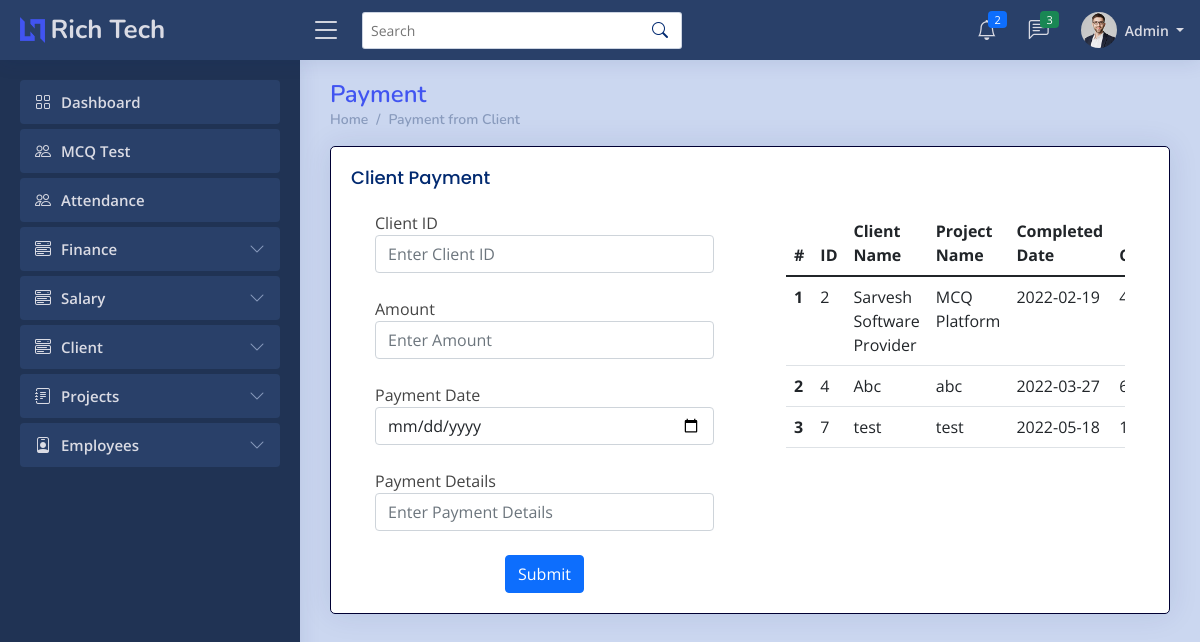
The page /admin/payment.php (signed in) on the database as committed earlier.
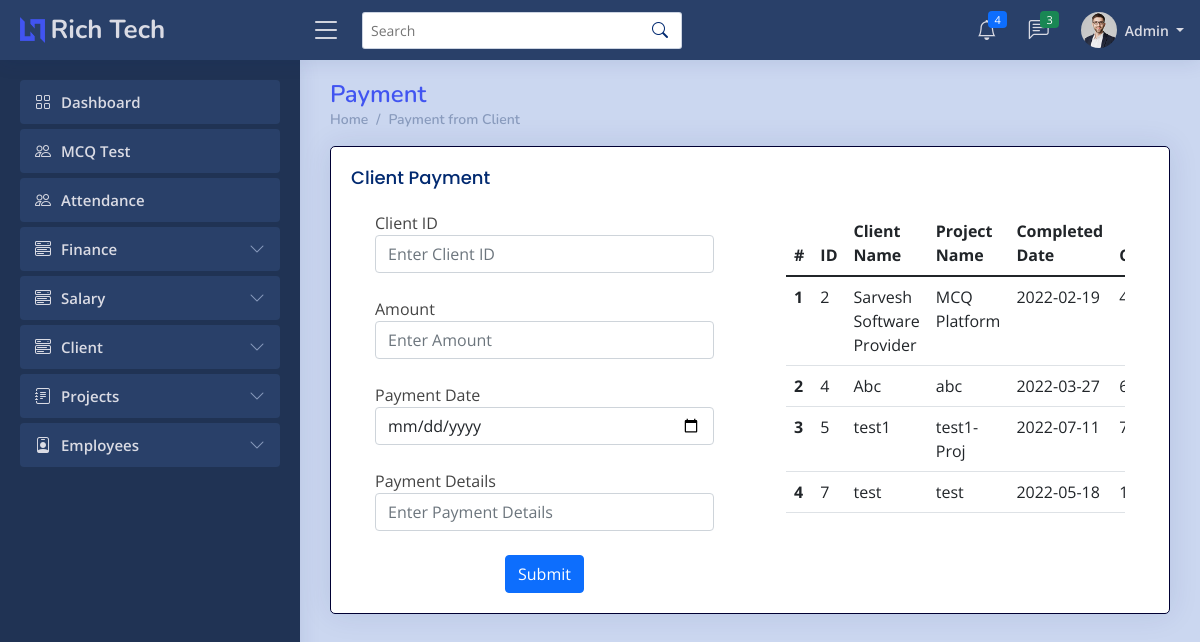
The same page on the database as committed later.
### tables this page shows
CREATE TABLE `clientt` (
  `Id` int(7) NOT NULL,
  `cname` varchar(255) NOT NULL,
  `pname` varchar(255) NOT NULL,
  `mobile` varchar(255) NOT NULL,
  `email` varchar(255) NOT NULL,
  `aaddress` varchar(10000) NOT NULL,
  `pdate` date NOT NULL,
  `ddate` date NOT NULL,
  `descrip` longtext NOT NULL,
  `pstatus` varchar(20) NOT NULL,
  `cdate` date DEFAULT NULL,
  `charges` int(7) NOT NULL,
  `received` date DEFAULT NULL
);

### admin/payment.php (the view, shortened to what the changed rows need)
<?php
    if ($_SESSION['erole']=="admin"){
?>
<!DOCTYPE html>
<html lang="en">
<head>
  <link href="../assets/vendor/bootstrap/css/bootstrap.min.css" rel="stylesheet">
  <link rel="stylesheet" href="../assets/vendor/bootstrap-icons/bootstrap-icons.css?v=<?php echo time(); ?>">
  <link href="../assets/vendor/boxicons/css/boxicons.min.css" rel="stylesheet">
  <link href="../assets/vendor/quill/quill.snow.css" rel="stylesheet">
  <link href="../assets/vendor/quill/quill.bubble.css" rel="stylesheet">
  <link href="../assets/vendor/remixicon/remixicon.css" rel="stylesheet">
  <link href="../assets/vendor/simple-datatables/style.css" rel="stylesheet">
  <link rel="stylesheet" href="../assets/css/style.css?v=<?php echo time(); ?>">
</head>
<body>
  <?php include 'imports/nav-admin.php'; ?>
  <main id="main" class="main">
    <div class="pagetitle">
      <h1><a href="payment.php">Payment</a></h1>
      <nav>
        <ol class="breadcrumb">
          <li class="breadcrumb-item"><a href="index.php">Home</a></li>
          <li class="breadcrumb-item active"><a href="payment.php">Payment from Client</a></li>
        </ol>
      </nav>
    </div>
    <section class="section">
      <div id="input" name="input" class="card">
        <div class="card-body">
          <h5 class="card-title">Client Payment</h5>
            <div class="row">
                <div class="col-md-6">
                    <div class="container jumbotron">
                    <form action="" method="post">
                        <div class="form-group">
                            <label for="client_id">Client ID</label>
                            <input type="text" class="form-control" id="client_id" name="client_id" placeholder="Enter Client ID">
                        </div><br>
                        <div class="form-group">
                            <label for="amount">Amount</label>
                            <input type="text" class="form-control" id="amount" name="amount" placeholder="Enter Amount">
                        </div><br>
                        <div class="form-group">
                            <label for="payment_date">Payment Date</label>
                            <input type="date" class="form-control" id="payment_date" name="payment_date" placeholder="Enter Payment Date">
                        </div><br>
                        <div class="form-group">
                            <label for="payment_details">Payment Details</label>
                            <input type="text" class="form-control" id="payment_details" name="payment_details" placeholder="Enter Payment Details">
                        </div><br>
                        <center><button type="submit" name="payment_entry" class="btn btn-primary">Submit</button></center>
                    </form>
                    </div>
                </div>
                <div class="col-md-6">
                    <div class="container jumbotron">
                        <?php
                            include '../imports/config.php';
                            $conn=mysqli_connect($server_name,$username,$password,$database_name);
                            $sql_query = "SELECT * from clientt where received is NULL and pstatus='Completed'";
                            $records = mysqli_query($conn, $sql_query);
                            $n=1;
                            echo '<div class="table-responsive">';
                            echo '<table class="table table-hover">';
                                echo '<thead class="thead-dark">';
                                    echo '<tr>';
                                    echo '<th scope="col">#</th>';
                                    echo '<th scope="col">ID</th>';
                                    echo '<th scope="col">Client Name</th>';
                                    echo '<th scope="col">Project Name</th>';
                                    echo '<th scope="col">Completed Date</th>';
                                    echo '<th scope="col">Charges</th>';
                                    echo '</tr>';
                                echo '</thead>';
                                echo '<tbody>';
                                while($data = mysqli_fetch_array($records)){
                                    $cid=$data['Id'];
                                    $cname=$data['cname'];
                                    $pname=$data['pname'];
                                    $cdate=$data['cdate'];
                                    $charges=$data['charges'];
                                    echo '<tr>
                                            <th scope="row">'.$n.'</th>
                                            <td>'.$cid.'</td>
                                            <td>'.$cname.'</td>
                                            <td>'.$pname.'</td>
                                            <td>'.$cdate.'</td>
                                            <td>'.$charges.'</td>
                                            </tr>';
                                    $n+=1;
                                }
                                echo '</tbody>
                                </table>';
                            echo '</div>';
                        ?>
                    </div>
                </div>
            </div>
        </div>
      </div>
    </section>
  </main>
</body>
</html>
<?php
        }
        else{
            ob_start();
            header('Location: '.'../index.php');
            ob_end_flush();
            die();
        }
    ?>

### admin/imports/nav-admin.php (shortened to what the changed rows need)
<header id="header" class="header fixed-top d-flex align-items-center">
  <div class="d-flex align-items-center justify-content-between">
    <a href="index.php" class="logo d-flex align-items-center">
      <img src="../assets/img/logo.png" alt="">
      <span class="d-none d-lg-block">Rich Tech</span>
    </a>
    <i class="bi bi-list toggle-sidebar-btn"></i>
  </div>
  <div class="search-bar">
    <form class="search-form d-flex align-items-center" method="POST" action="#">
      <input type="text" name="query" placeholder="Search" title="Enter search keyword">
      <button type="submit" title="Search"><i class="bi bi-search"></i></button>
    </form>
  </div>
  <nav class="header-nav ms-auto">
    <ul class="d-flex align-items-center">
      <li class="nav-item dropdown">
        <a class="nav-link nav-icon" href="#" data-bs-toggle="dropdown">
          <i class="bi bi-bell"></i>
          <span class="badge bg-primary badge-number">
            <?php
              include '../imports/config.php';
              $sql_query = "SELECT * FROM notift WHERE euid='admin' ORDER BY id DESC LIMIT 4;";
              $result = mysqli_query($conn,$sql_query);
              $count = mysqli_num_rows($result);
              echo $count;
            ?>
          </span>
        </a>
      </li>
      <li class="nav-item dropdown">
        <a class="nav-link nav-icon" href="#" data-bs-toggle="dropdown">
          <i class="bi bi-chat-left-text"></i>
          <span class="badge bg-success badge-number">3</span>
        </a>
      </li>
      <li class="nav-item dropdown pe-3">
        <a class="nav-link nav-profile d-flex align-items-center pe-0" href="#" data-bs-toggle="dropdown">
          <img src="../assets/img/profile-img.jpg" alt="Profile" class="rounded-circle">
          <span class="d-none d-md-block dropdown-toggle ps-2"> Admin </span>
        </a>
      </li>
    </ul>
  </nav>
</header>
<aside id="sidebar" class="sidebar">
  <ul class="sidebar-nav" id="sidebar-nav">
    <li class="nav-item">
      <a class="nav-link " href="index.php">
        <i class="bi bi-grid"></i>
        <span>Dashboard</span>
      </a>
    </li>
    <li class="nav-item">
      <a class="nav-link " href="../MCQ/dashboard.php">
        <i class="bi bi-people"></i>
        <span>MCQ Test</span>
      </a>
    </li>
          <li class="nav-item">
      <a class="nav-link " href="attendance.php">
        <i class="bi bi-people"></i>
        <span>Attendance</span>
      </a>
    </li>
    <li class="nav-item">
      <a class="nav-link collapsed" data-bs-target="#finance-nav" data-bs-toggle="collapse" href="#">
        <i class="bi bi-menu-button-wide"></i><span>Finance</span><i class="bi bi-chevron-down ms-auto"></i>
      </a>
    </li>
    <li class="nav-item">
      <a class="nav-link collapsed" data-bs-target="#salary-nav" data-bs-toggle="collapse" href="#">
        <i class="bi bi-menu-button-wide"></i><span>Salary</span><i class="bi bi-chevron-down ms-auto"></i>
      </a>
    </li>
    <li class="nav-item">
      <a class="nav-link collapsed" data-bs-target="#client-nav" data-bs-toggle="collapse" href="#">
        <i class="bi bi-menu-button-wide"></i><span>Client</span><i class="bi bi-chevron-down ms-auto"></i>
      </a>
    </li>
    <li class="nav-item">
      <a class="nav-link collapsed" data-bs-target="#projects-nav" data-bs-toggle="collapse" href="#">
        <i class="bi bi-journal-text"></i><span>Projects</span><i class="bi bi-chevron-down ms-auto"></i>
      </a>
    </li>
    <li class="nav-item">
      <a class="nav-link collapsed" data-bs-target="#employees-nav" data-bs-toggle="collapse" href="#">
        <i class="bi bi-person-badge"></i><span>Employees</span><i class="bi bi-chevron-down ms-auto"></i>
      </a>
    </li>
  </ul>
</aside>

Rows that differ between the two databases and show on the page:
now on this page (row edited): clientt: Id "5", cname "test1", pname "test1-Proj", cdate "2022-07-11"
Other text that changed with them:
$count: "2" → "4"
